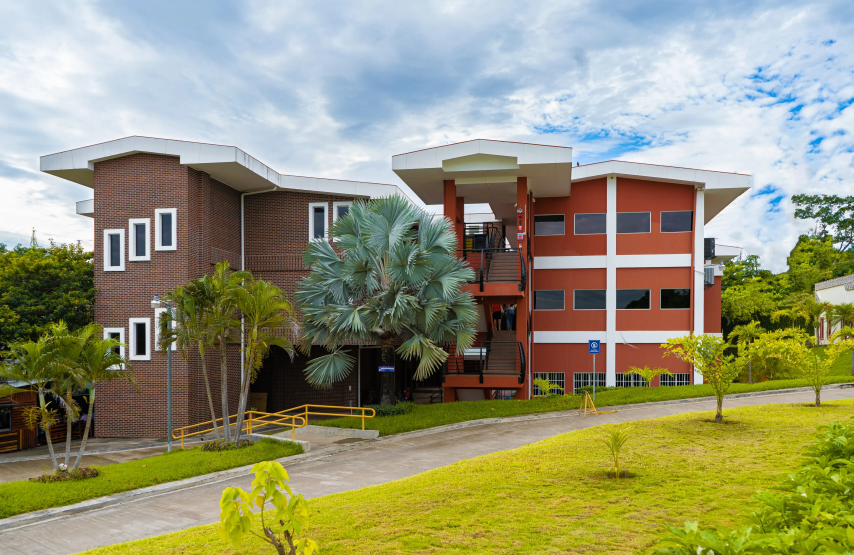
#> input picture imagenes/edificio.webp, 2560 x 1665 px, found by its file name (shown at 1/3 size)
$ python ejemplo2.py
#> lines starting #> are read from the running program, lines starting #| are printed output that depends on the picture
from PIL import Image,ImageFilter
imagen = Image.open("imagenes/edificio.webp")
#> imagen is the input picture: PIL image 2560x1665 RGB; mean R, G, B 148, 148.4, 117.1

#Rotaciones
rotacion = imagen.rotate(90)
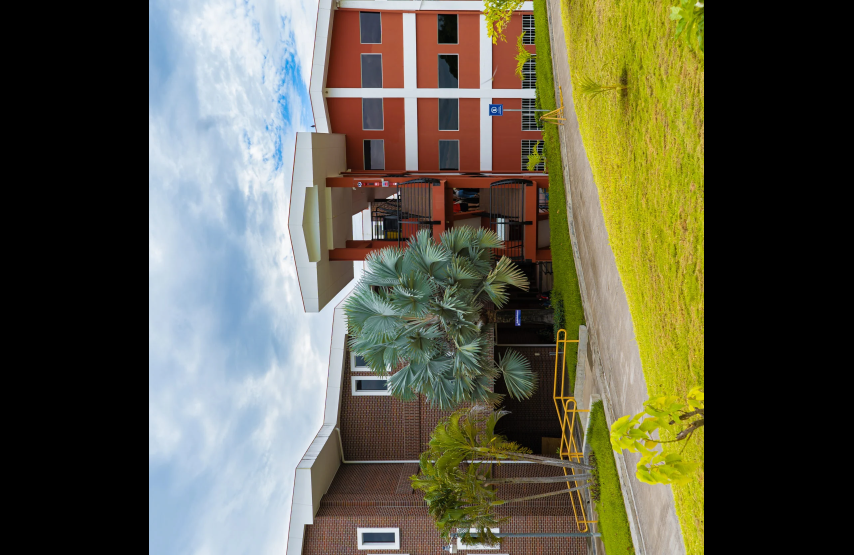
#> rotacion: PIL image 2560x1665 RGB (shown at 1/3 size); mean R, G, B 93.8, 92.2, 73.5
#rotacion.show()
rotacion2 = imagen.rotate(180)
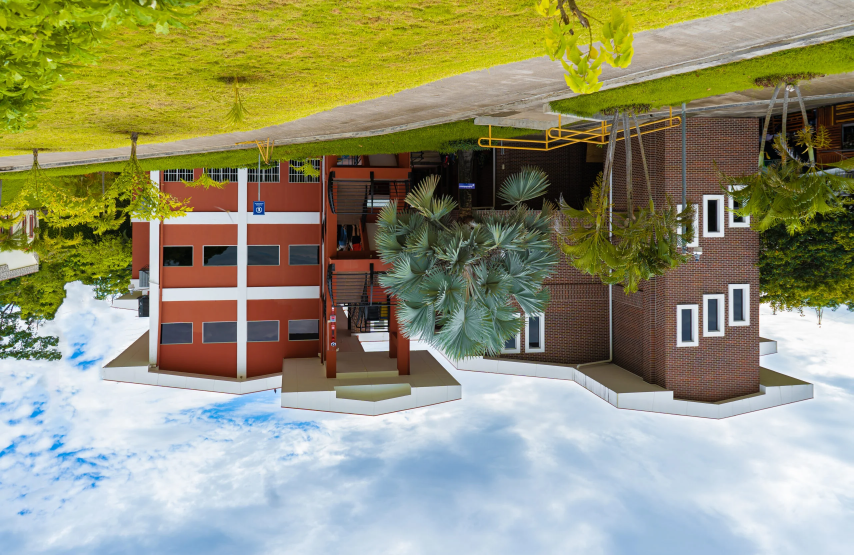
#> rotacion2: PIL image 2560x1665 RGB (shown at 1/3 size); mean R, G, B 148, 148.4, 117.1
#rotacion2.show()
rotacion3 = imagen.rotate(270)
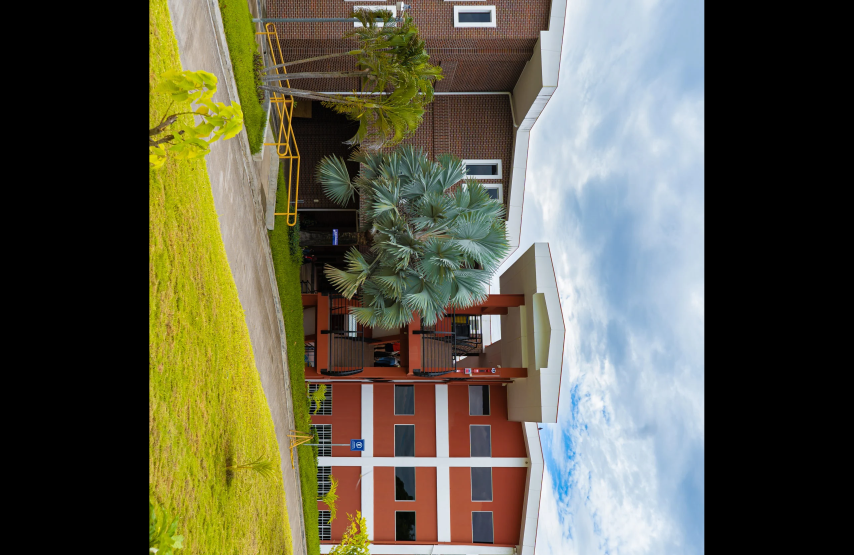
#> rotacion3: PIL image 2560x1665 RGB (shown at 1/3 size); mean R, G, B 93.8, 92.2, 73.5
#rotacion3.show()

imagen.transpose(Image.FLIP_LEFT_RIGHT).show()
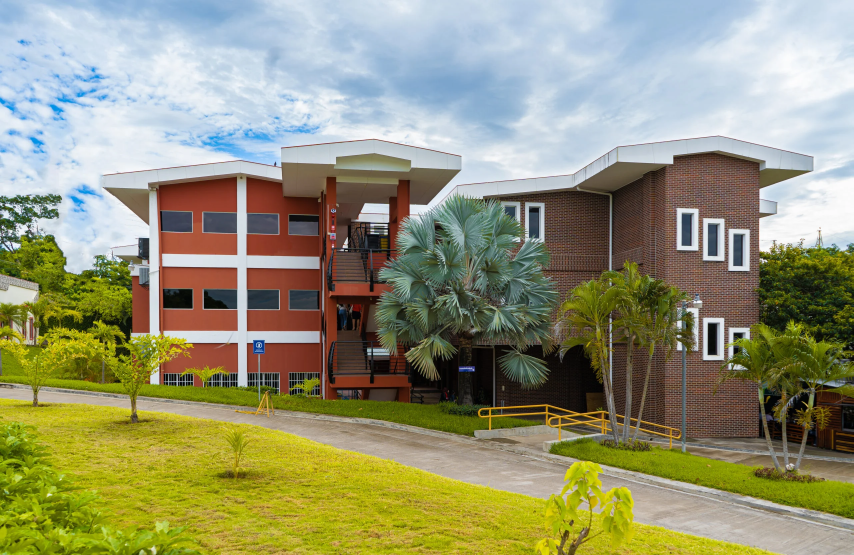
#> shown: PIL image 2560x1665 RGB (shown at 1/3 size); mean R, G, B 148, 148.4, 117.1
imagen.transpose(Image.FLIP_TOP_BOTTOM).show()
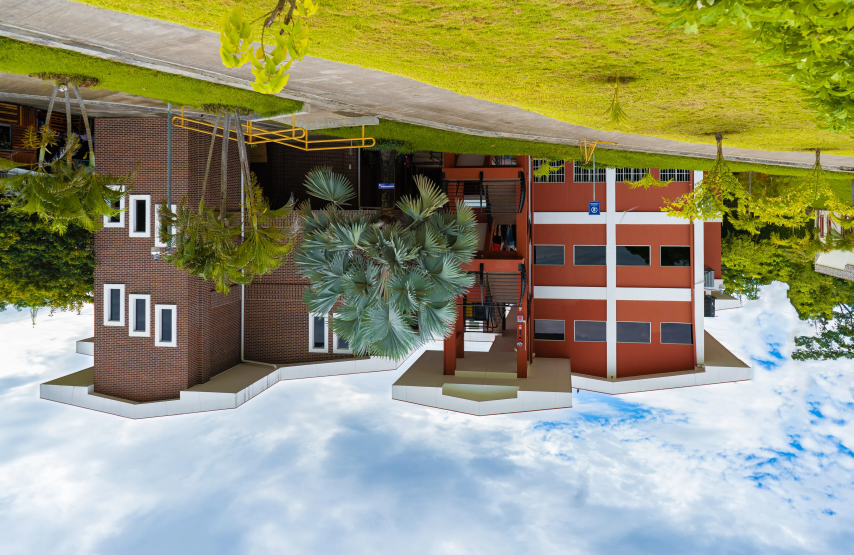
#> shown: PIL image 2560x1665 RGB (shown at 1/3 size); mean R, G, B 148, 148.4, 117.1


# [10 lines of commented-out code are left out]
